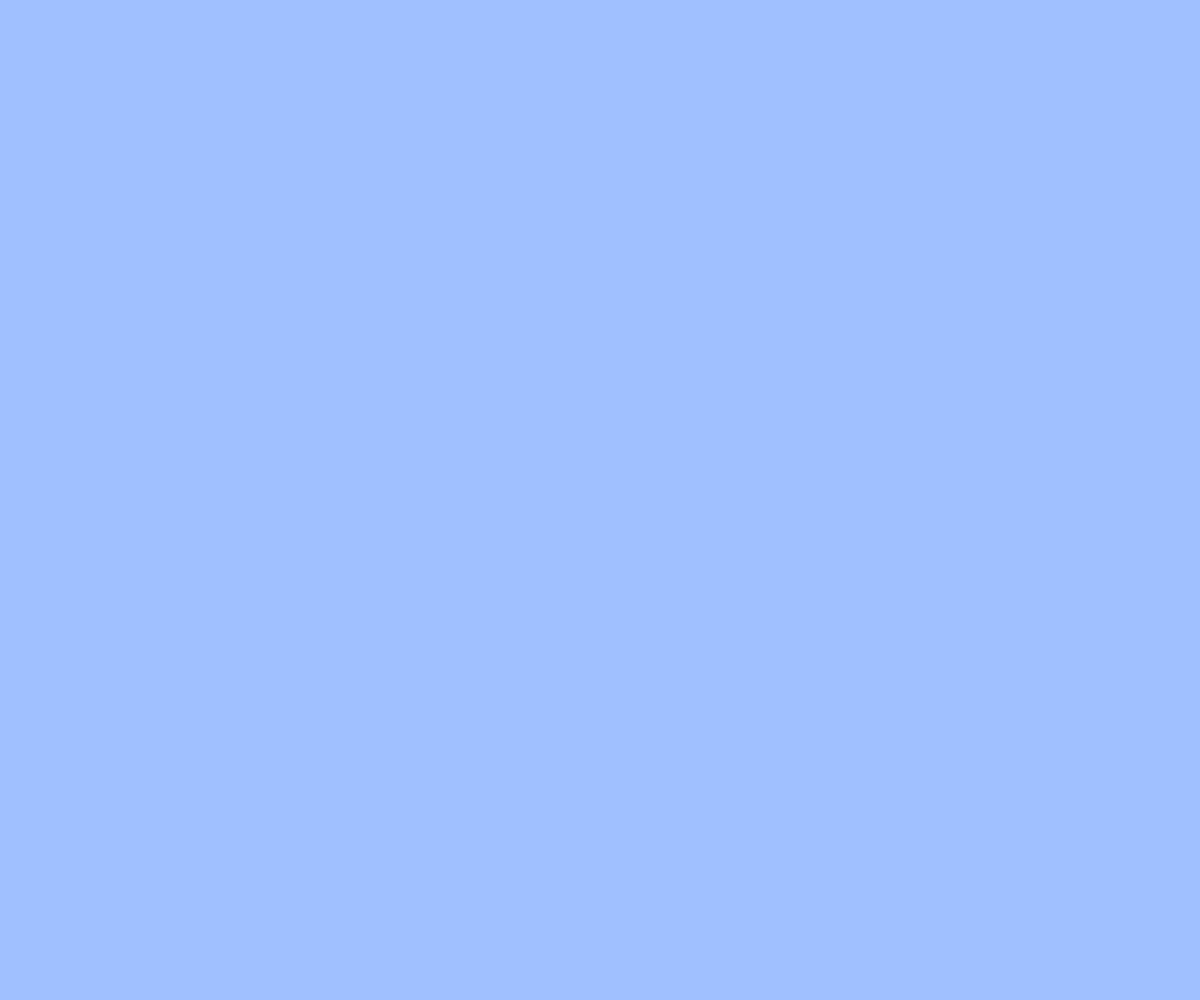
Frame 1 (no input)
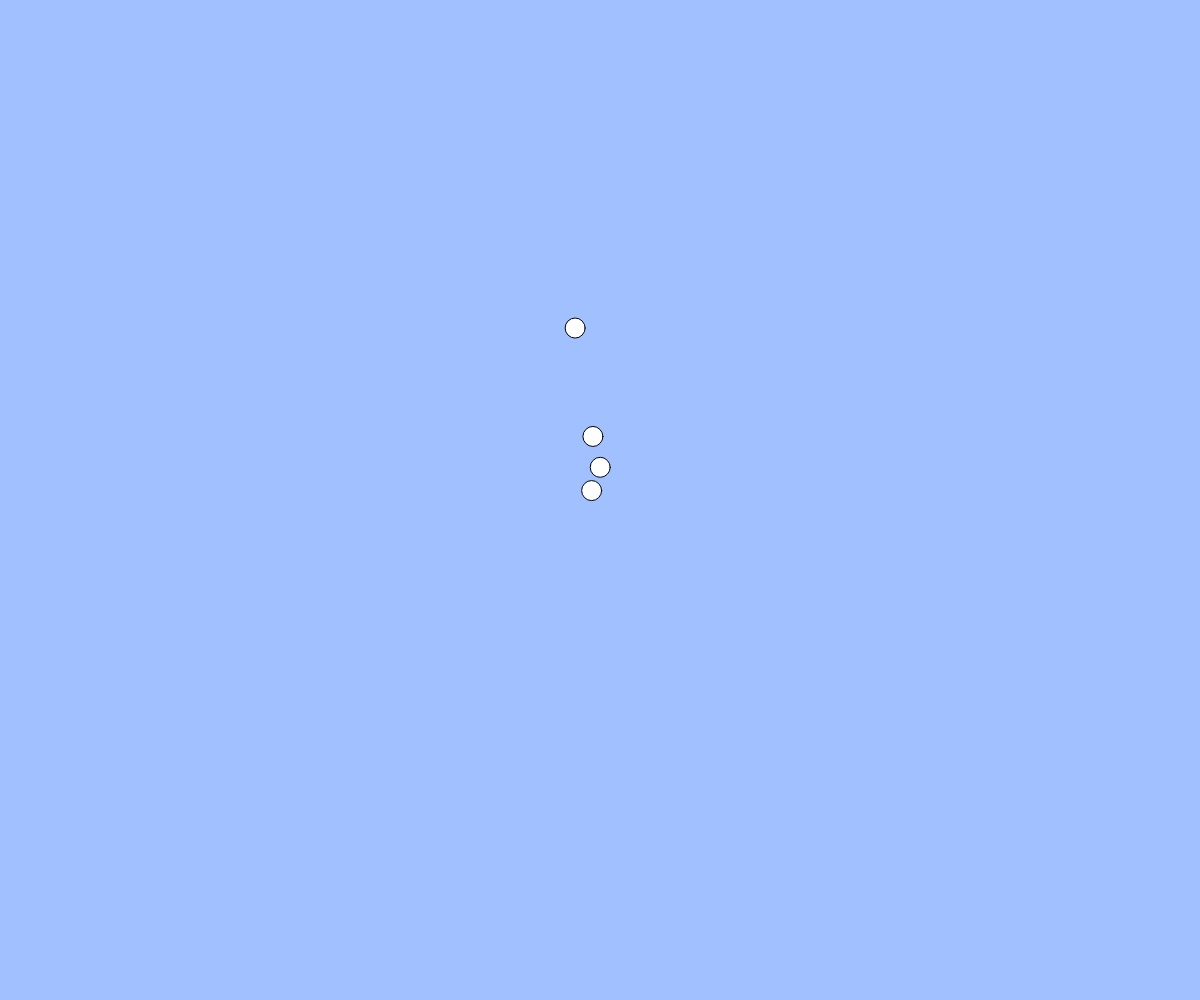
Frame 60 (no input)
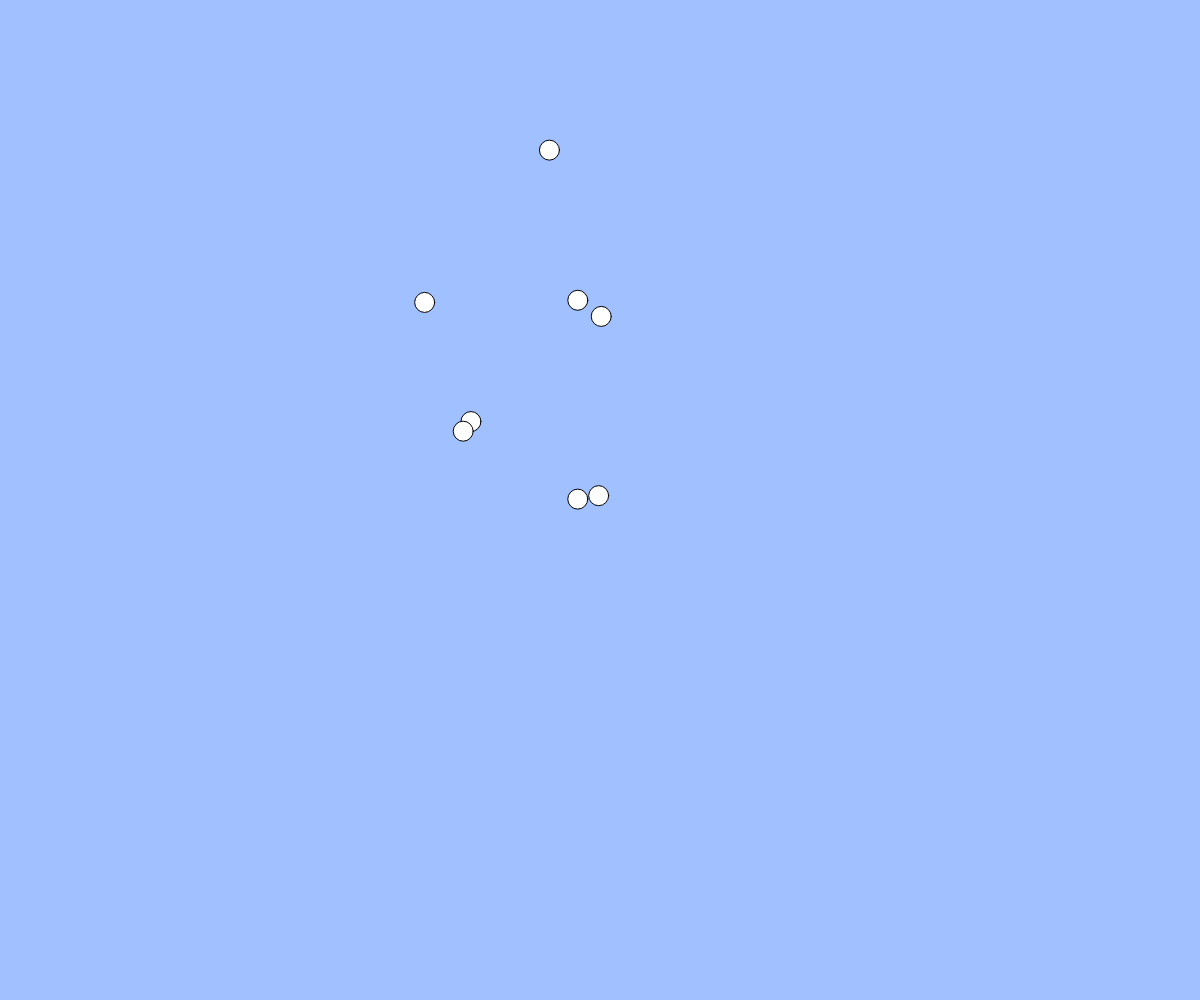
Frame 120 (the mouse pressed at the canvas centre since frame 60)

The p5.js sketch that drew these frames (run headless with seeded random() and noise() and a simulated clock; from frame 60 on, the mouse is pressed at the canvas centre):

// p5.js sketch
// ── sketch.js
//　テキスト「オブジェクト」
// 練習問題：ボールのサイズをランダムに変更してみよう
// 練習問題：何も操作しなくてもボールが湧いてくる機能を追加しよう

let balls;

function setup(){
  createCanvas(windowWidth, windowHeight);
  balls = [];
  count = 0;

}

function draw(){
  background(160, 192, 255);
  for(let i = 0; i < balls.length; i++){
    let b = balls[i];
    ellipse(b.x, b.y, b.size);
    b.x += b.vx;
    b.y += b.vy;
    count++;
  }

  if(count % 30 == 0){
    const b1 = { x: width / 2, y: height / 2, size: 20, vx: random(5) - 4 , vy: random(5) - 4 };
    balls.push(b1);
  }

}

function mouseDragged(){
  const dx = mouseX - pmouseX;
  const dy = mouseY - pmouseY;
  const s = random(10, 50);
  if(mag(dx, dy) > 5){
    const b2 = { x: mouseX, y: mouseY, size: s, vx: dx, vy: dy };
    balls.push(b2);
  }
  if(b.x > width | b.y > height){balls.pop(b)}
}


function windowResized(){
  resizeCanvas(windowWidth, windowHeight);
}
